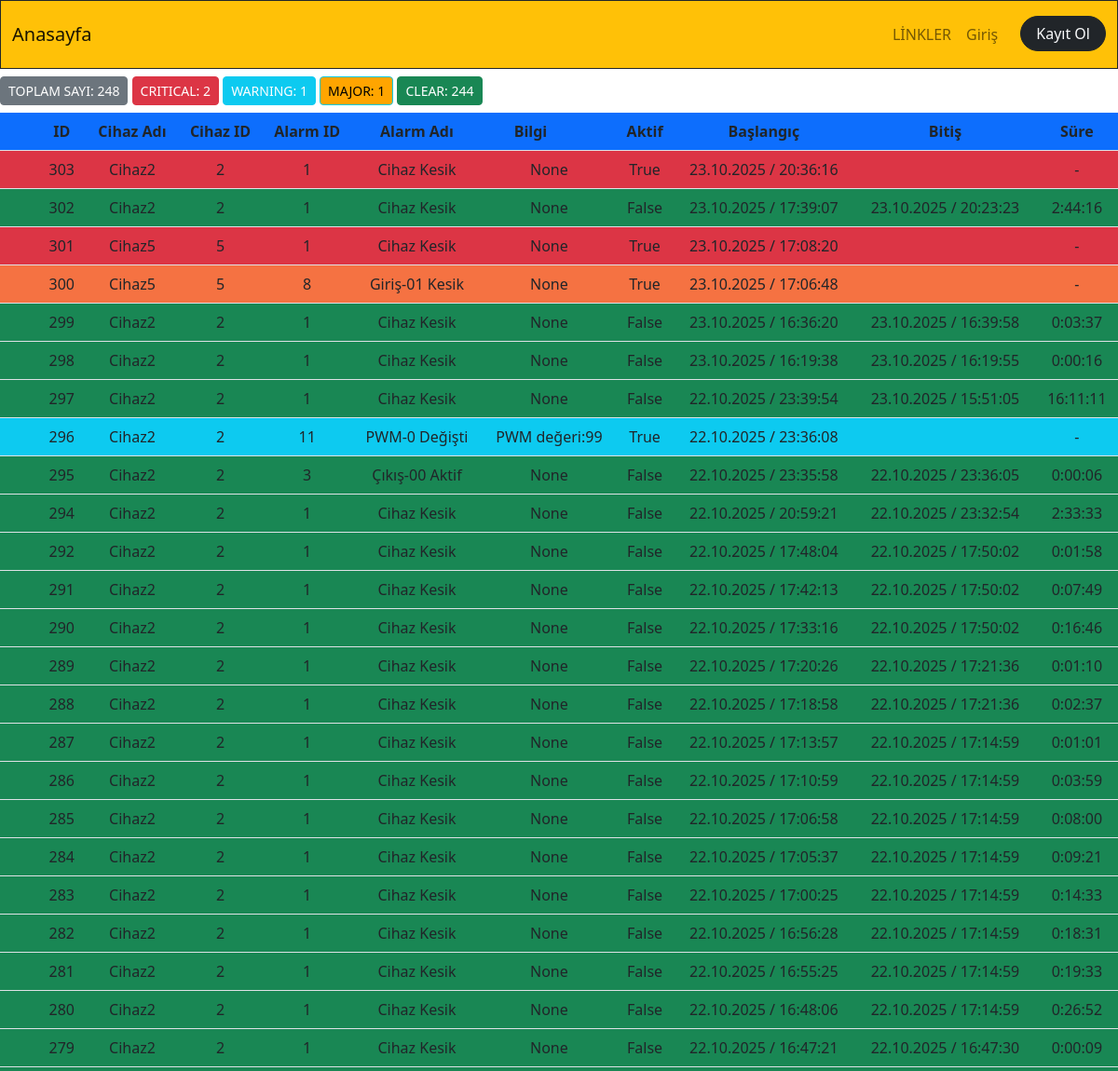
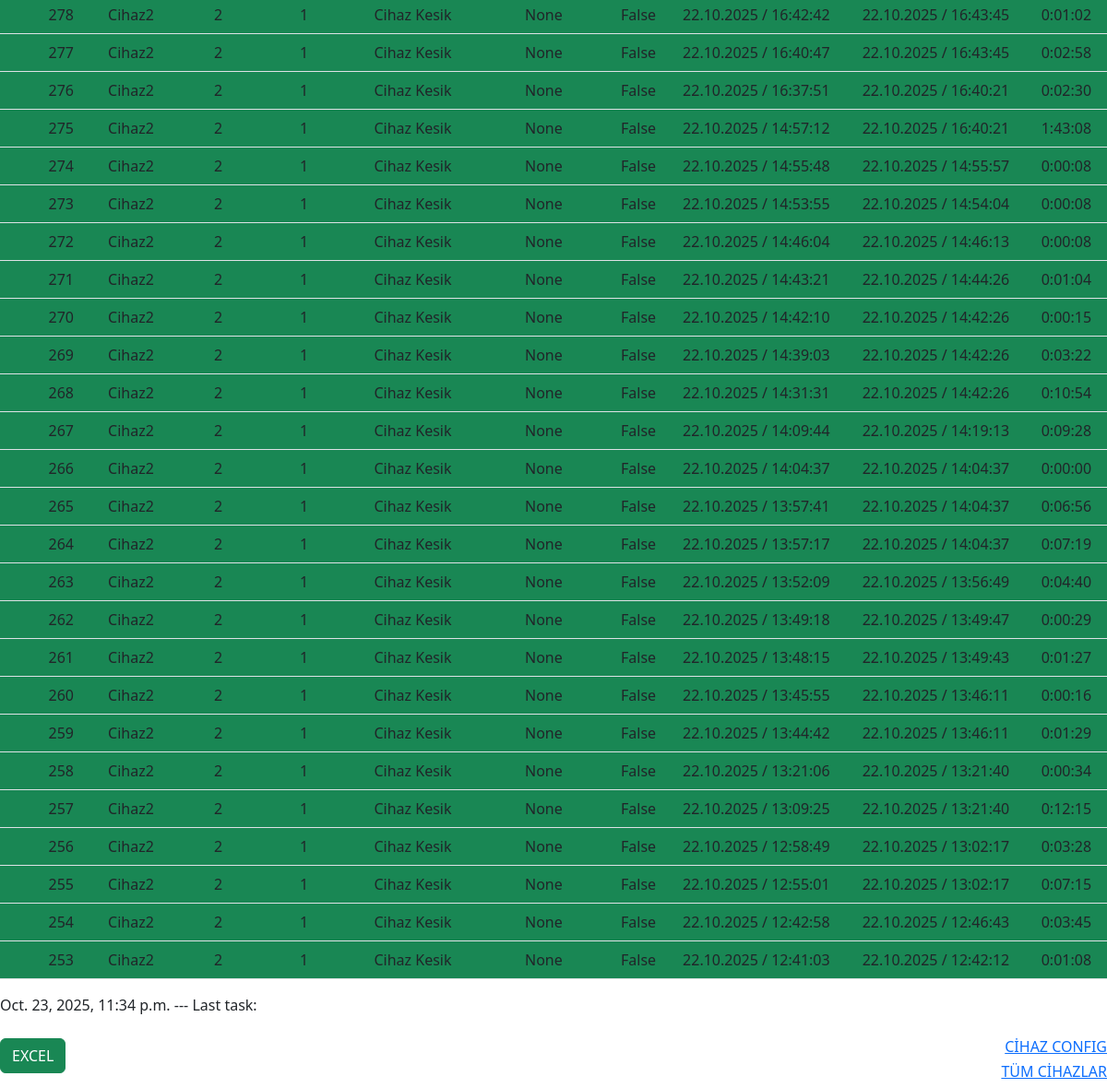
The page /scheduler_cihaz on the database as committed earlier (2 pictures, top to bottom).
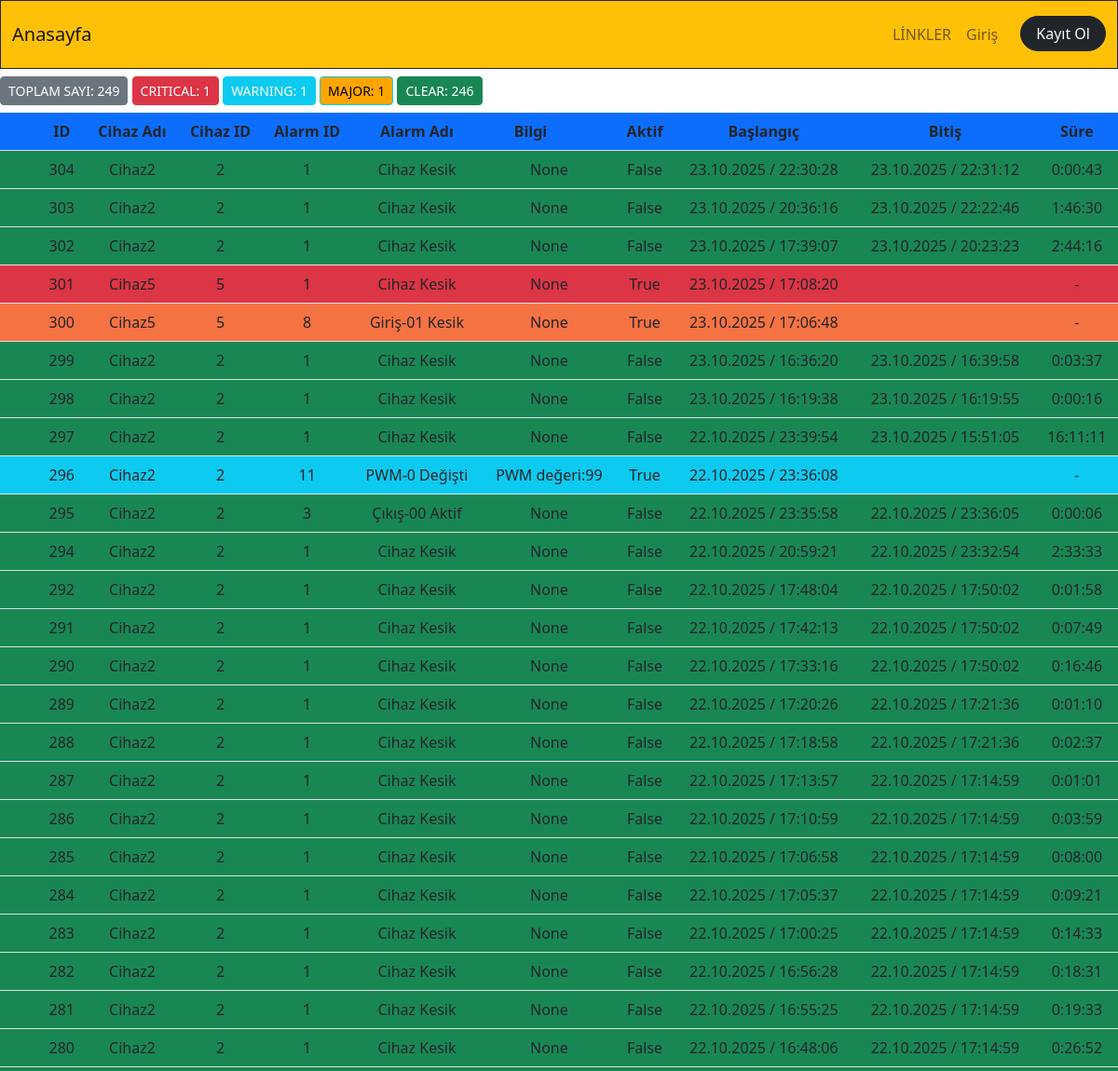
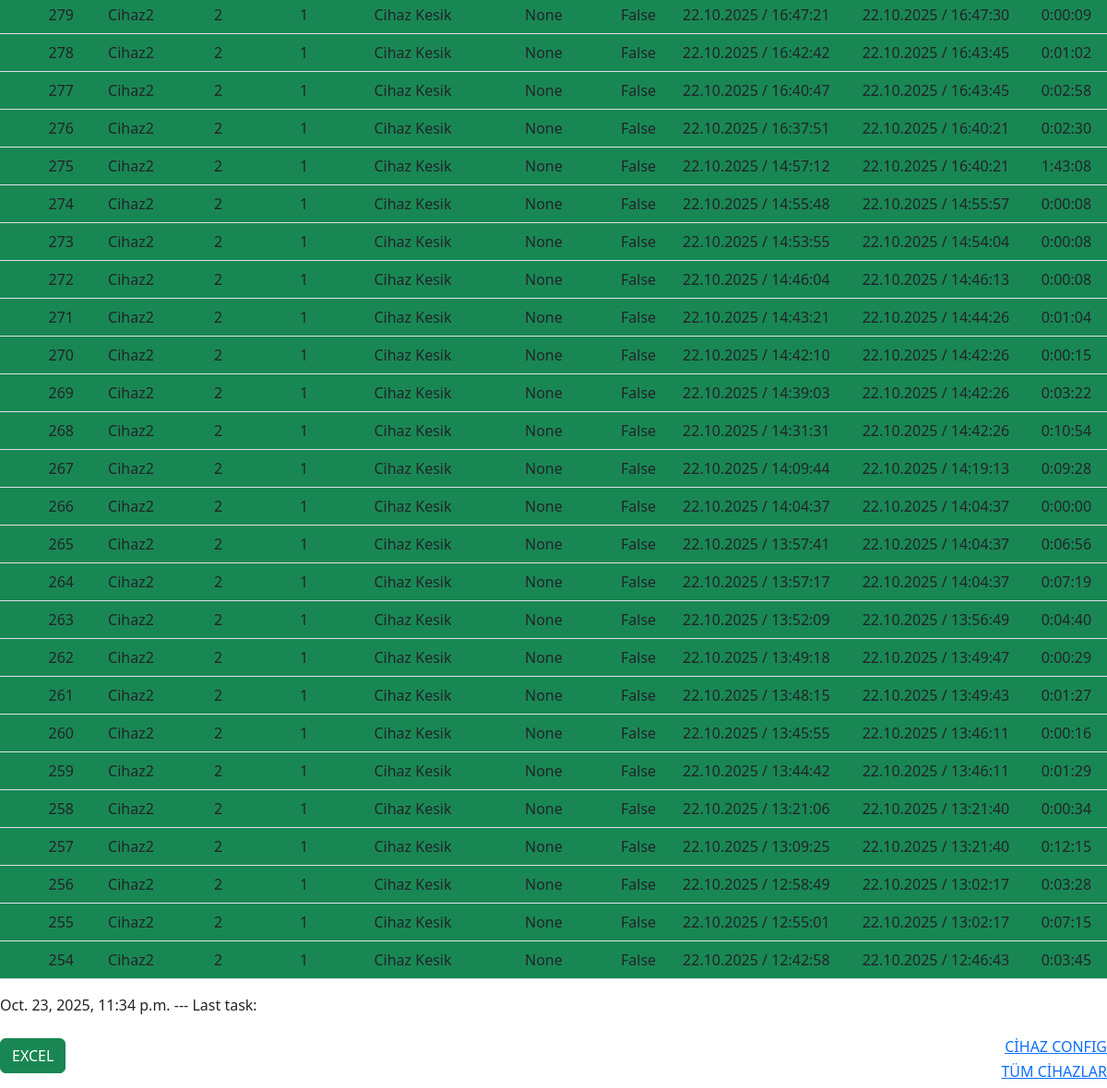
The same page on the database as committed later (2 pictures, top to bottom).
### app_monitor/models.py (models this page shows, shortened)
class Event(models.Model):
    id=models.BigAutoField(primary_key=True,db_column='ID')
    device_id=models.ForeignKey(Device,on_delete=models.CASCADE,null=True, blank=True)
    device_name=models.CharField(blank=True,null=True, max_length=50)
    alarm_id=models.ForeignKey(Alarm,on_delete=models.CASCADE,null=True, blank=True)
    alarm_name=models.CharField(blank=True,null=True, max_length=50)
    event_active=models.BooleanField(default=True) #alarm devam ediyor mu?  241225
    start_time=models.DateTimeField(blank=True,null=True)
    finish_time=models.DateTimeField(blank=True,null=True)
    info=models.CharField(blank=True,null=True, max_length=50)
    def event_duration(self):
        if self.finish_time is not None:
            duration=self.finish_time - self.start_time
            return str(duration).split(".")[0]
        else:
            return "-"

class Device(models.Model):
    device_id=models.IntegerField(primary_key=True,db_column='ID')
    device_name=models.CharField(blank=True,null=True, max_length=20)
    device_ip=models.CharField(blank=True,null=True, max_length=20)
    device_port=models.IntegerField(blank=True,null=True)
    device_function=models.CharField(blank=True,null=True, max_length=20)
    device_state=models.BooleanField(blank=True,null=True,default=False) #241225
    def __str__(self):
        return(f"{self.device_id}")

class Alarm(models.Model):
    id=models.BigAutoField(primary_key=True,db_column='ID')
    alarm_id=models.IntegerField(blank=True,null=True)
    alarm_name=models.CharField(blank=True,null=True, max_length=50)
    def __str__(self):
        return f"{self.alarm_id}"

### app_monitor/views.py (the view)
# urls.py: path('scheduler_cihaz',scheduler_cihaz,name="scheduler_cihaz"),
def scheduler_cihaz(request):
    print("SCHEDULER_CIHAZ GIRDI...")
    datetime_now=datetime.now()
    devices_all=Device.objects.all()
    events=Event.objects.all()[::-1]
    for device in devices_all:
        pass
    events=Event.objects.all()[::-1][:50]
    events_total_count=Event.objects.all().count()
    events_alarm1_count=Event.objects.filter(alarm_id=1).filter(event_active=True).count()
    events_alarm2_count=Event.objects.filter(Q(alarm_id=2)|Q(alarm_id=3)|Q(alarm_id=4)|Q(alarm_id=5)|Q(alarm_id=6)|Q(alarm_id=11)).filter(event_active=True).count()
    events_alarm3_count=Event.objects.filter(Q(alarm_id=7)|Q(alarm_id=8)|Q(alarm_id=9)|Q(alarm_id=10)).filter(event_active=True).count()
    events_clear_count=Event.objects.filter(event_active=False).count()
    context=dict(
        events=events,
        events_total_count=events_total_count,
        events_alarm1_count=events_alarm1_count,
        events_alarm2_count=events_alarm2_count,
        events_alarm3_count=events_alarm3_count,
        events_clear_count=events_clear_count,
        datetime_now=datetime_now,
    )
    return render(request,"app_monitor/events.html",context)

### app_monitor/templates/app_monitor/events.html (shortened to what this page needs)
{% extends "core/base.html" %}
{% block content %}
<div>
<div class="container-fluid p-0">
       <div id="alarm-sayilari" class="row d-flex ">
        <div class="col-sm-12">
            <label class="btn btn-secondary btn-sm my-2" for="btn-check-all">TOPLAM SAYI: {{events_total_count}} </label>
            <label class="btn btn-danger btn-sm my-2" for="btn-check-alarm1">CRITICAL: {{events_alarm1_count}} </label>
            <label class="btn btn-info btn-sm text-white my-2"  for="btn-check-alarm2">WARNING: {{events_alarm2_count}} </label>
            <label class="btn btn-info btn-sm text- my-2" style="background-color:orange" for="btn-check-alarm3">MAJOR: {{events_alarm3_count}} </label>
            <label class="btn btn-success btn-sm my-2" for="btn-check-alarm-clear">CLEAR: {{events_clear_count}} </label>
        </div>
      </div>
<div class="event_container">
<table class="table table-hover" data-click-to-select="true">
    <thead>
       <tr class="bg-primary px-5">
         <th class="ps-5" scope="col">ID</th>
         <th scope="col">Cihaz Adı</th>
         <th scope="col">Cihaz ID</th>
         <th scope="col">Alarm ID</th>
         <th scope="col">Alarm Adı</th>
         <th class="pe-5" scope="col">Bilgi</th>
         <th scope="col">Aktif</th>
         <th scope="col">Başlangıç</th>
         <th scope="col">Bitiş</th>
         <th scope="col">Süre</th>
       </tr>
     </thead>
   <tbody>
    {% for event in events %}
     <tr
     {% comment %} {% if event.event_active and event.alarm_id is 1 %}class="bg-danger ps-5"{% else %}class="bg-success"{% endif %}  {% endcomment %}
     {% if event.event_active and event.alarm_id.alarm_id is 1 %}class="bg-danger ps-5"{% endif %}
     {% if event.event_active and event.alarm_id.alarm_id is 8 %}style="background-color:#f57242"{% endif %}
     {% if event.event_active and event.alarm_id.alarm_id is 11 %}class="bg-info ps-5"{% endif %}
     {% if not event.event_active  %}class="bg-success ps-5"{% endif %}
     style="margin:20%" >
       <td class="ps-5" >{{event.id}}</td>
       <td >{{event.device_name}}</td>
       <td >{{event.device_id}}</td>
       <td >{{event.alarm_id}}</td>
       <td >{{event.alarm_id.alarm_name}}</td>
       <td >{{event.info}}</td>
       <td > {{event.event_active}}</td>
       <td >{{event.start_time|date:"d.m.Y / H:i:s"}}</td>
       <td >{{event.finish_time|date:"d.m.Y / H:i:s"}}</td>
       <td > {{event.event_duration}}</td>
     </tr>
     {% endfor %}
   </tbody>
  </table>
  {{datetime_now}}  --- Last task: {{completed_task_time}}
</div>
</div>
<br>
<div class="row">
    <div class="col-sm-6">
     <a href="/app_monitor/export_to_excel_event_all"> <button class="btn btn-success ">EXCEL</button> </a>
    </div>
    <div class="col-sm-6 text-end">
      <h6 class=""><a href="arduino_serial_local-all" target="_blank">CİHAZ CONFIG</a> </h6>
      <h6 class="" ><a href="/app_monitor/cihazlar_tum" target="_blank">TÜM CİHAZLAR</a>  </h6>
    </div>
  </div>
{% endblock content %}

### templates/core/base.html (shortened to what this page needs)
{% load static %}
{% load template_tags %}
<!doctype html>
<html lang="tr">
<head>
    <link rel="stylesheet" href="{% static 'css/bootstrap.min.css' %}">
    <link rel="stylesheet" href="https://cdnjs.cloudflare.com/ajax/libs/Chart.js/2.8.0/Chart.min.css">
</head>
<body>
    {% include "core/navbar.html" %}
{% block content %}
{% endblock content %}
</body>
</html>

### templates/core/navbar.html (shortened to what this page needs)
        <nav
        class="container-fluid navbar navbar-expand-lg bg-warning border border-bottom border-dark  opacity-99 ">
        <div class="container-fluid py-2 ">
            <a class="navbar-brand" href="/app_monitor">Anasayfa</a>
            <div class="collapse navbar-collapse" id="navbarNavAltMarkup">
                <ul class="navbar-nav ms-auto">
                    <li class="nav-item dropdown_hover">
                        <a class="nav-link" href="#" role="button" data-bs-toggle="dropdown" aria-expanded="false">
                            LİNKLER
                        </a>
                      </li>
                    {% if request.user.is_authenticated %}
                    <li class="nav-item dropdown">
                        <a class="nav-link dropdown-toggle" href="#" role="button" data-bs-toggle="dropdown" aria-expanded="false">
                            {{ request.user.username }}
                        </a>
                        <ul class="dropdown-menu">
                          <li><a class="dropdown-item" href=" {{ request.user.profile }} ">Edit Profile</a></li>
                          <li><a class="dropdown-item" href=" {{ request.user.profile }} ">All {{ request.user.profile }} Posts </a></li>
                        </ul>
                      </li>
                      <li class="nav-item">
                        <a class=" btn btn-dark text-light px-3 rounded-pill ms-3" href="{% url 'app_user_profile:logout_view' %} ">Çıkış</a>
                    </li>
                      {% else  %}
                      <li class="nav-item">
                        <a class="nav-link" href="{% url 'app_user_profile:login_view' %} ">Giriş</a>
                    </li>
                      <li class="nav-item">
                        <a class=" btn btn-dark text-light px-3 rounded-pill ms-3" href="{% url 'app_user_profile:register_view' %} ">Kayıt Ol</a>
                    </li>
                    {% endif %}
                  </ul>
            </div>
        </div>
    </nav>

Rows that differ between the two databases and show on the page:
no longer on this page (row unchanged): Event: id "253", device_name "Cihaz2", device_id "2", alarm_id "1", alarm_id.alarm_name "Cihaz Kesik", info "None", event_active "False", start_time "22.10.2025 / 12:41:03", finish_time "22.10.2025 / 12:42:12", event_duration "0:01:08"
added Event: id "304", device_name "Cihaz2", device_id "2", alarm_id "1", alarm_id.alarm_name "Cihaz Kesik", info "None", event_active "False", start_time "23.10.2025 / 22:30:28", finish_time "23.10.2025 / 22:31:12", event_duration "0:00:43"
changed Event id 303: event_active "True" → "False"; finish_time (not shown) → "23.10.2025 / 22:22:46"; event_duration "-" → "1:46:30"
Other text that changed with them:
{{ events_total_count }}: "248" → "249"
{{ events_alarm1_count }}: "2" → "1"
{{ events_clear_count }}: "244" → "246"
